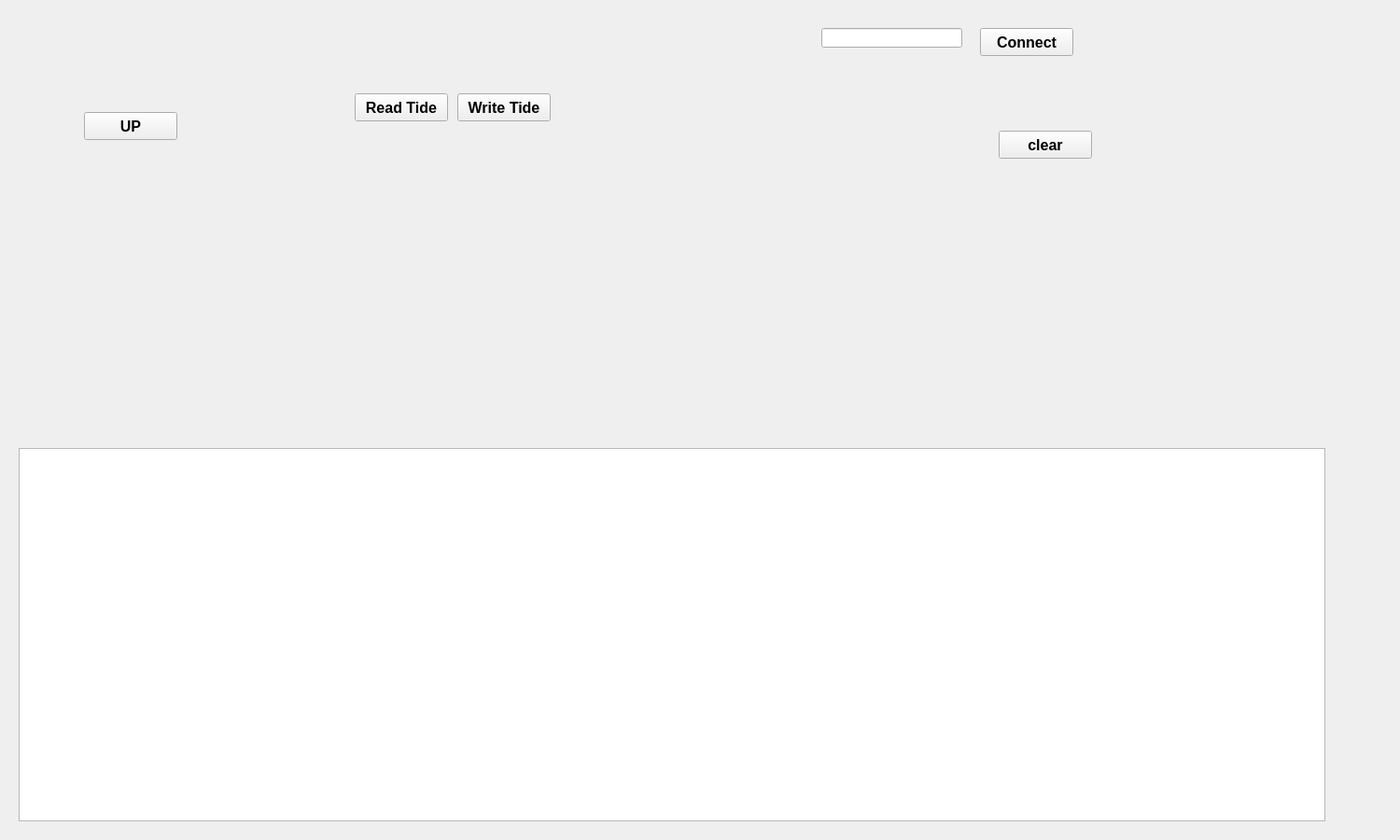
<?xml version="1.0" encoding="UTF-8"?>
<ui version="4.0">
 <class>ble_command</class>
 <widget class="QWidget" name="ble_command">
  <property name="geometry">
   <rect>
    <x>0</x>
    <y>0</y>
    <width>1500</width>
    <height>900</height>
   </rect>
  </property>
  <property name="minimumSize">
   <size>
    <width>1500</width>
    <height>900</height>
   </size>
  </property>
  <property name="maximumSize">
   <size>
    <width>1500</width>
    <height>900</height>
   </size>
  </property>
  <property name="font">
   <font>
    <family>Consolas</family>
    <pointsize>10</pointsize>
    <weight>75</weight>
    <bold>true</bold>
   </font>
  </property>
  <property name="windowTitle">
   <string>ble_command</string>
  </property>
  <widget class="QTextBrowser" name="display_textBrowser">
   <property name="enabled">
    <bool>true</bool>
   </property>
   <property name="geometry">
    <rect>
     <x>20</x>
     <y>480</y>
     <width>1400</width>
     <height>400</height>
    </rect>
   </property>
   <property name="minimumSize">
    <size>
     <width>1400</width>
     <height>400</height>
    </size>
   </property>
   <property name="maximumSize">
    <size>
     <width>1400</width>
     <height>400</height>
    </size>
   </property>
   <property name="font">
    <font>
     <family>Consolas</family>
     <pointsize>10</pointsize>
    </font>
   </property>
  </widget>
  <widget class="QPushButton" name="clear_uart_display_pushButton">
   <property name="enabled">
    <bool>true</bool>
   </property>
   <property name="geometry">
    <rect>
     <x>1070</x>
     <y>140</y>
     <width>100</width>
     <height>30</height>
    </rect>
   </property>
   <property name="minimumSize">
    <size>
     <width>100</width>
     <height>30</height>
    </size>
   </property>
   <property name="maximumSize">
    <size>
     <width>100</width>
     <height>30</height>
    </size>
   </property>
   <property name="font">
    <font>
     <family>Arial</family>
     <pointsize>12</pointsize>
     <weight>75</weight>
     <bold>true</bold>
    </font>
   </property>
   <property name="text">
    <string>clear</string>
   </property>
  </widget>
  <widget class="QPushButton" name="cmd_up_pushButton">
   <property name="enabled">
    <bool>true</bool>
   </property>
   <property name="geometry">
    <rect>
     <x>90</x>
     <y>120</y>
     <width>100</width>
     <height>30</height>
    </rect>
   </property>
   <property name="minimumSize">
    <size>
     <width>100</width>
     <height>30</height>
    </size>
   </property>
   <property name="maximumSize">
    <size>
     <width>100</width>
     <height>30</height>
    </size>
   </property>
   <property name="font">
    <font>
     <family>Arial</family>
     <pointsize>12</pointsize>
     <weight>75</weight>
     <bold>true</bold>
    </font>
   </property>
   <property name="text">
    <string>UP</string>
   </property>
  </widget>
  <widget class="QPushButton" name="ble_connect_pushButton">
   <property name="enabled">
    <bool>true</bool>
   </property>
   <property name="geometry">
    <rect>
     <x>1050</x>
     <y>30</y>
     <width>100</width>
     <height>30</height>
    </rect>
   </property>
   <property name="minimumSize">
    <size>
     <width>100</width>
     <height>30</height>
    </size>
   </property>
   <property name="maximumSize">
    <size>
     <width>100</width>
     <height>30</height>
    </size>
   </property>
   <property name="font">
    <font>
     <family>Arial</family>
     <pointsize>12</pointsize>
     <weight>75</weight>
     <bold>true</bold>
    </font>
   </property>
   <property name="text">
    <string>Connect</string>
   </property>
  </widget>
  <widget class="QLineEdit" name="ble_address_lineEdit">
   <property name="geometry">
    <rect>
     <x>880</x>
     <y>30</y>
     <width>151</width>
     <height>21</height>
    </rect>
   </property>
   <property name="font">
    <font>
     <family>Arial</family>
     <pointsize>10</pointsize>
     <weight>50</weight>
     <bold>false</bold>
    </font>
   </property>
  </widget>
  <widget class="QPushButton" name="cmd_read_tide_pushButton">
   <property name="enabled">
    <bool>true</bool>
   </property>
   <property name="geometry">
    <rect>
     <x>380</x>
     <y>100</y>
     <width>100</width>
     <height>30</height>
    </rect>
   </property>
   <property name="minimumSize">
    <size>
     <width>100</width>
     <height>30</height>
    </size>
   </property>
   <property name="maximumSize">
    <size>
     <width>100</width>
     <height>30</height>
    </size>
   </property>
   <property name="font">
    <font>
     <family>Arial</family>
     <pointsize>12</pointsize>
     <weight>75</weight>
     <bold>true</bold>
    </font>
   </property>
   <property name="text">
    <string>Read Tide</string>
   </property>
  </widget>
  <widget class="QPushButton" name="cmd_write_tide_pushButton">
   <property name="enabled">
    <bool>true</bool>
   </property>
   <property name="geometry">
    <rect>
     <x>490</x>
     <y>100</y>
     <width>100</width>
     <height>30</height>
    </rect>
   </property>
   <property name="minimumSize">
    <size>
     <width>100</width>
     <height>30</height>
    </size>
   </property>
   <property name="maximumSize">
    <size>
     <width>100</width>
     <height>30</height>
    </size>
   </property>
   <property name="font">
    <font>
     <family>Arial</family>
     <pointsize>12</pointsize>
     <weight>75</weight>
     <bold>true</bold>
    </font>
   </property>
   <property name="text">
    <string>Write Tide</string>
   </property>
  </widget>
 </widget>
 <resources/>
 <connections/>
</ui>
